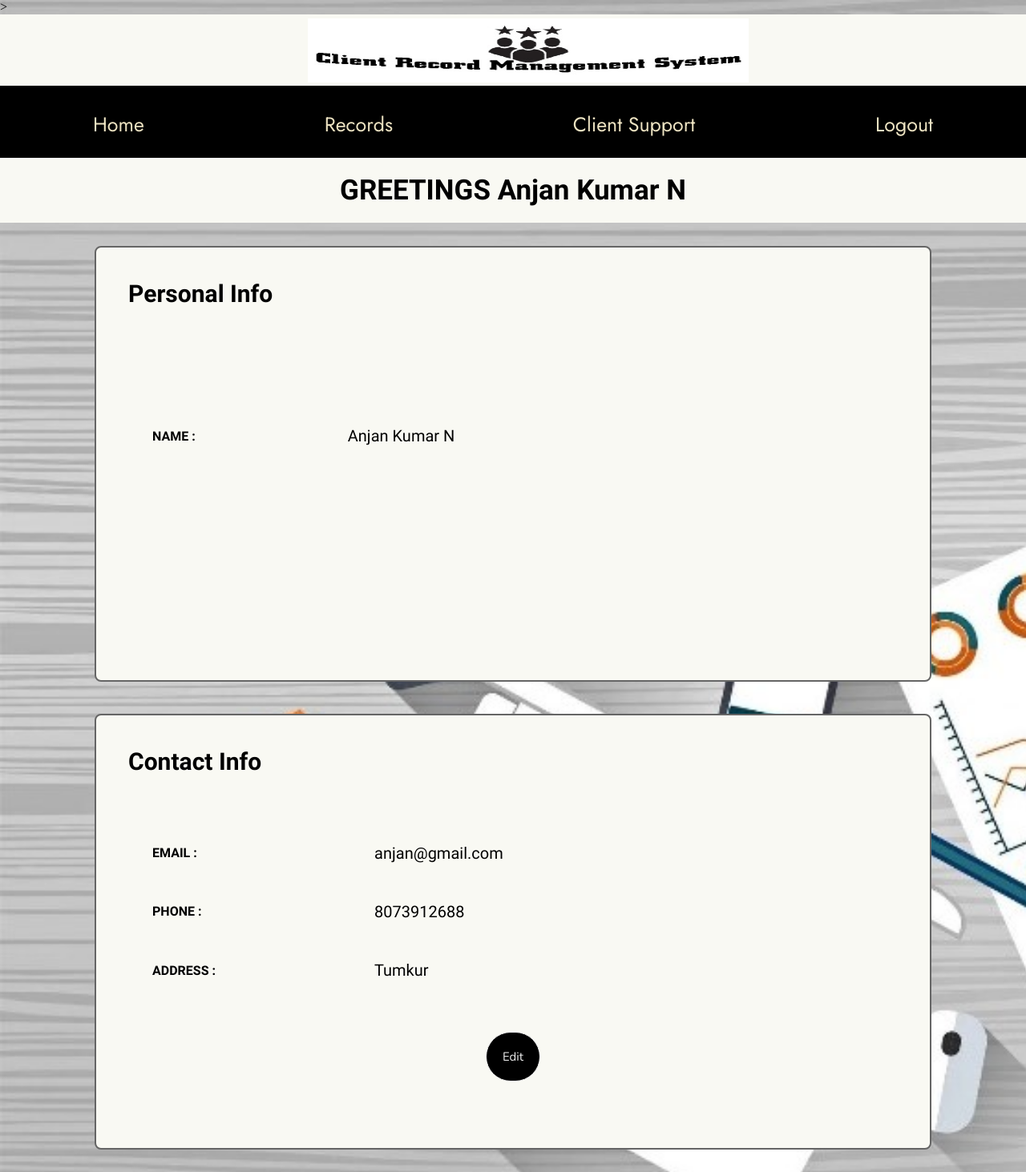
Screenshot of /udashboard.php (signed in) with the database file from the repository.
### tables this page shows
CREATE TABLE `clients` (
  `client_id` int(15) NOT NULL,
  `name` varchar(20) NOT NULL,
  `address` varchar(40) NOT NULL,
  `phone` bigint(15) NOT NULL,
  `email` varchar(25) NOT NULL,
  `reg_date` date NOT NULL
);

### udashboard.php (the view, shortened to what this page needs)
<!DOCTYPE html>
<html>
<head>
    <link rel="stylesheet" type="text/css" href="css/ddash_style.css">
</head>
<body style="background-image: url(Resource/bag.jpg); background-size: cover;">>
<div class="top_img"><img src="Resource/logo12.jpg"></div>
<div class="navigation-bar" style="text-align: center">
    <a href="udashboard.php">Home</a>
    <a href="urecords.php">Records</a>
    <a href="uinsert.php">Client Support</a>
    <a class='logout' href="logout.php">Logout</a>
</div>
<?php
require "connection.php";
$uid = $_SESSION["userID"];
$sql = "SELECT client_id, name, email, phone, address,reg_date FROM clients WHERE client_id=?";
$stmt = mysqli_stmt_init($conn);
if (!mysqli_stmt_prepare($stmt, $sql)) {
    header("Location: ddashboard.php?error=sqlerror");
    exit();
} else {
    mysqli_stmt_bind_param($stmt, "i", $uid);
    mysqli_stmt_execute($stmt);
    $result = mysqli_stmt_get_result($stmt);
    if ($row = mysqli_fetch_assoc($result)) {
        $name = $row["name"];
        $email = $row["email"];
        $phone = $row["phone"];
        $address = $row["address"];
        echo "
        <div class='welcome'><h2 class='welcome_mssg'> GREETINGS $name </h2></div>
            <div class='pi_box'>
                <div class='pi_table'>
                    <h3>Personal Info</h3>
                    <table>
                        <tr><th>NAME :</th><td>$name</td></tr>
                        <tr><th></th><td></td></tr>
                    </table>
                </div>
            </div>
            <div class='ci_box'>
                <div class='ci_table'>
                    <h3>Contact Info</h3>
                    <table>
                        <tr><th>EMAIL :</th><td>$email</td></tr>
                        <tr><th>PHONE :</th><td>$phone</td></tr>
                        <tr><th>ADDRESS :</th><td>$address</td></tr>
                    </table>
                    <a href='user_info_edit.php'>Edit</a>
                </div>
            </div>
            <div class='footer'></div>
        ";
    } else {
        header("Location: ddashboard.php?error=nouser");
        exit();
    }
}
?>
</body>
</html>

### CSS/ddash_style.css (style rules this page uses)
* { margin: 0; padding: 0; }
.top_img { width: 100%; background-color: #f9f9f3; }
.top_img img { width: 550px; height: 80px; margin: 5px 30% auto; }
.navigation-bar { background-color: black; overflow: hidden; font-family: "Jost", sans-serif; height: 90px; text-align: center; }
.navigation-bar a { display: inline-block; float: none; font-size: 25px; text-decoration: none; color: #ece2c1; padding: 30px 30px; margin: 0 80px; }
.welcome { position: relative; width: 100%; height: 90px; }
.welcome_mssg { font-family: "Barlow Condensed", sans-serif; font-size: 35px; background: #f9f9f3; text-align: center; padding: 20px; }
.pi_box, .ci_box { text-align: center; }
.pi_table, .ci_table { display: inline-block; width: 1000px; height: 500px; border: 2px solid rgb(101 101 101); border-radius: 8px; font-family: "Barlow Condensed", sans-serif; background: #f9f9f3; }
.pi_table h3, .ci_table h3 { margin: 2%; text-align: left; font-size: 30px; }
.pi_table table, .ci_table table { font-family: "Questrial", sans-serif; height: 300px; width: 900px; text-align: left; padding: 30px; border-spacing: 20px; padding: 30px; }
.pi_table table td, .ci_table table td { font-size: 20px; }
.ci_table a { display: inline-block; background: black; padding: 20px; margin-left: 320; text-decoration: none; font-family: "Nunito", sans-serif; font-size: 15px; color: #f1f1f1; border: 1px solid #f1f1f1; border-radius: 40px; outline: none; }

### udashboard.php (style rules this page uses)
.pi_table { background-color: rgba(255, 255, 255, 0.8); padding: 20px; border-radius: 10px; margin: 20px; position: relative; }
.ci_table { background-color: rgba(255, 255, 255, 0.8); padding: 20px; border-radius: 10px; margin: 20px; position: relative; }

### rows the page displays
clients: name "Anjan Kumar N", email "anjan@gmail.com", phone "8073912688", address "Tumkur"
